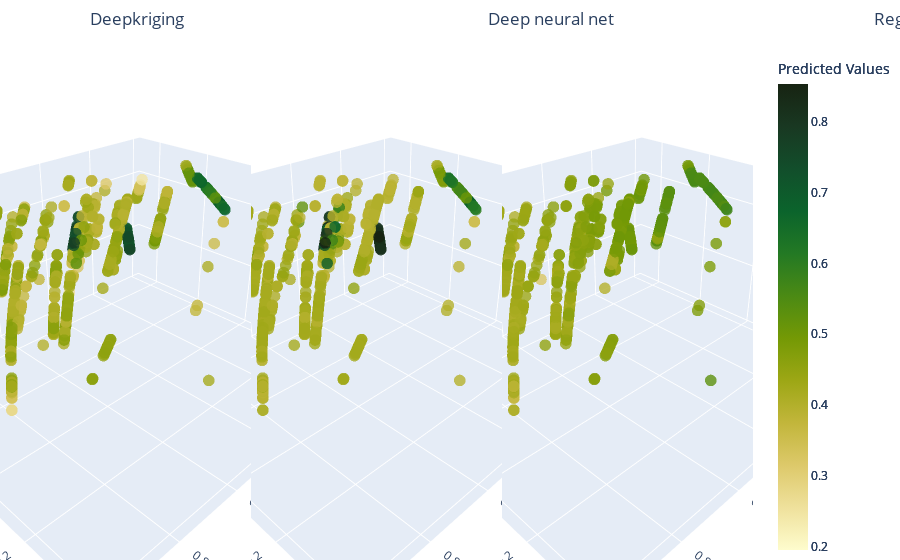

The notebook cell saved with this chart:
### Code cell
import plotly.graph_objects as go

# Extract relevant rows from deposit_data for the test set
test_data_xyz = deposit_data.loc[idx_test, ['X', 'Y', 'Z']].values

# Determine the color range based on all sets of predictions
min_value = min(test_predictions_nn.min(), test_predictions_dk.min(), test_predictions_rk.min())
max_value = max(test_predictions_nn.max(), test_predictions_dk.max(), test_predictions_rk.max())

# Create subplot figure
fig = go.Figure()

# Define the first subplot (left side)
fig.add_trace(go.Scatter3d(
    x=test_data_xyz[:, 0],  
    y=test_data_xyz[:, 1],  
    z=test_data_xyz[:, 2],  
    mode='markers',
    marker=dict(
        size=4,
        color=test_predictions_dk.ravel(),  # Color based on predictions
        colorscale='speed',    
        cmin=min_value,
        cmax=max_value,
        opacity=0.8,
        colorbar=dict(title='Predicted Values')
    ),
    showlegend=False,
    scene='scene1',  # Use scene1 for the first subplot
))

# Define the second subplot (middle)
fig.add_trace(go.Scatter3d(
    x=test_data_xyz[:, 0],  
    y=test_data_xyz[:, 1],  
    z=test_data_xyz[:, 2],  
    mode='markers',
    marker=dict(
        size=4,
        color=test_predictions_nn.ravel(),  # Color based on predictions
        colorscale='speed',   
        cmin=min_value,
        cmax=max_value,
        opacity=0.8,
        colorbar=dict(title='Predicted Values')
    ),
    showlegend=False,
    scene='scene2'  # Use scene2 for the second subplot
))

# Define the third subplot (right side)
fig.add_trace(go.Scatter3d(
    x=test_data_xyz[:, 0], 
    y=test_data_xyz[:, 1], 
    z=test_data_xyz[:, 2],  
    mode='markers',
    marker=dict(
        size=4,
        color=test_predictions_rk.ravel(),  # Color based on predictions
        colorscale='speed',    
        cmin=min_value,
        cmax=max_value,
        opacity=0.8,
        colorbar=dict(title='Predicted Values')
    ),
    showlegend=False,
    scene='scene3'  # Use scene3 for the third subplot
))

fig.update_layout(
    scene1=dict(
        xaxis_title='X',
        yaxis_title='Y',
        zaxis_title='Z',
        camera_eye=dict(x=-1.25, y=1.25, z=1)
    ),
    scene2=dict(
        xaxis_title='X',
        yaxis_title='Y',
        zaxis_title='Z',
        camera_eye=dict(x=-1.25, y=1.25, z=1)
    ),
    scene3=dict(
        xaxis_title='X',
        yaxis_title='Y',
        zaxis_title='Z',
        camera_eye=dict(x=-1.25, y=1.25, z=1)
    ),
    margin=dict(l=0, r=0, b=0, t=50),
    title={
        'text': "Deepkriging                                                                            Deep neural net                                                                 Regression kriging",
        'x': 0.1  # Center the titles horizontally
    }
)

# Show plot
fig.show()

### Figure 1 — Plotly figure (JSON) as saved in the notebook; plotly's stock layout.template omitted (floating-point values rounded to 4 significant figures; data arrays with more than 128 entries replaced by an {"elided": "..."} marker saying what was removed)
{"data": [{"marker": {"cmax": 0.8537, "cmin": 0.1949, "color": {"elided": "786 float values"}, "colorbar": {"title": {"text": "Predicted Values"}}, "colorscale": [[0, "rgb(254, 252, 205)"], [0.09091, "rgb(239, 225, 156)"], [0.1818, "rgb(221, 201, 106)"], [0.2727, "rgb(194, 182, 59)"], [0.3636, "rgb(157, 167, 21)"], [0.4545, "rgb(116, 153, 5)"], [0.5455, "rgb(75, 138, 20)"], [0.6364, "rgb(35, 121, 36)"], [0.7273, "rgb(11, 100, 44)"], [0.8182, "rgb(18, 78, 43)"], [0.9091, "rgb(25, 56, 34)"], [1, "rgb(23, 35, 18)"]], "opacity": 0.8, "size": 4}, "mode": "markers", "scene": "scene", "showlegend": false, "type": "scatter3d", "x": {"elided": "786 float values"}, "y": {"elided": "786 float values"}, "z": {"elided": "786 float values"}}, {"marker": {"cmax": 0.8537, "cmin": 0.1949, "color": {"elided": "786 float values"}, "colorbar": {"title": {"text": "Predicted Values"}}, "colorscale": [[0, "rgb(254, 252, 205)"], [0.09091, "rgb(239, 225, 156)"], [0.1818, "rgb(221, 201, 106)"], [0.2727, "rgb(194, 182, 59)"], [0.3636, "rgb(157, 167, 21)"], [0.4545, "rgb(116, 153, 5)"], [0.5455, "rgb(75, 138, 20)"], [0.6364, "rgb(35, 121, 36)"], [0.7273, "rgb(11, 100, 44)"], [0.8182, "rgb(18, 78, 43)"], [0.9091, "rgb(25, 56, 34)"], [1, "rgb(23, 35, 18)"]], "opacity": 0.8, "size": 4}, "mode": "markers", "scene": "scene2", "showlegend": false, "type": "scatter3d", "x": {"elided": "786 float values"}, "y": {"elided": "786 float values"}, "z": {"elided": "786 float values"}}, {"marker": {"cmax": 0.8537, "cmin": 0.1949, "color": {"elided": "786 float values"}, "colorbar": {"title": {"text": "Predicted Values"}}, "colorscale": [[0, "rgb(254, 252, 205)"], [0.09091, "rgb(239, 225, 156)"], [0.1818, "rgb(221, 201, 106)"], [0.2727, "rgb(194, 182, 59)"], [0.3636, "rgb(157, 167, 21)"], [0.4545, "rgb(116, 153, 5)"], [0.5455, "rgb(75, 138, 20)"], [0.6364, "rgb(35, 121, 36)"], [0.7273, "rgb(11, 100, 44)"], [0.8182, "rgb(18, 78, 43)"], [0.9091, "rgb(25, 56, 34)"], [1, "rgb(23, 35, 18)"]], "opacity": 0.8, "size": 4}, "mode": "markers", "scene": "scene3", "showlegend": false, "type": "scatter3d", "x": {"elided": "786 float values"}, "y": {"elided": "786 float values"}, "z": {"elided": "786 float values"}}], "layout": {"margin": {"b": 0, "l": 0, "r": 0, "t": 50}, "scene": {"camera": {"eye": {"x": -1.25, "y": 1.25, "z": 1}}, "xaxis": {"title": {"text": "X"}}, "yaxis": {"title": {"text": "Y"}}, "zaxis": {"title": {"text": "Z"}}}, "scene2": {"camera": {"eye": {"x": -1.25, "y": 1.25, "z": 1}}, "xaxis": {"title": {"text": "X"}}, "yaxis": {"title": {"text": "Y"}}, "zaxis": {"title": {"text": "Z"}}}, "scene3": {"camera": {"eye": {"x": -1.25, "y": 1.25, "z": 1}}, "xaxis": {"title": {"text": "X"}}, "yaxis": {"title": {"text": "Y"}}, "zaxis": {"title": {"text": "Z"}}}, "title": {"text": "Deepkriging                                                                            Deep neural net                                                                 Regression kriging", "x": 0.1}}}
